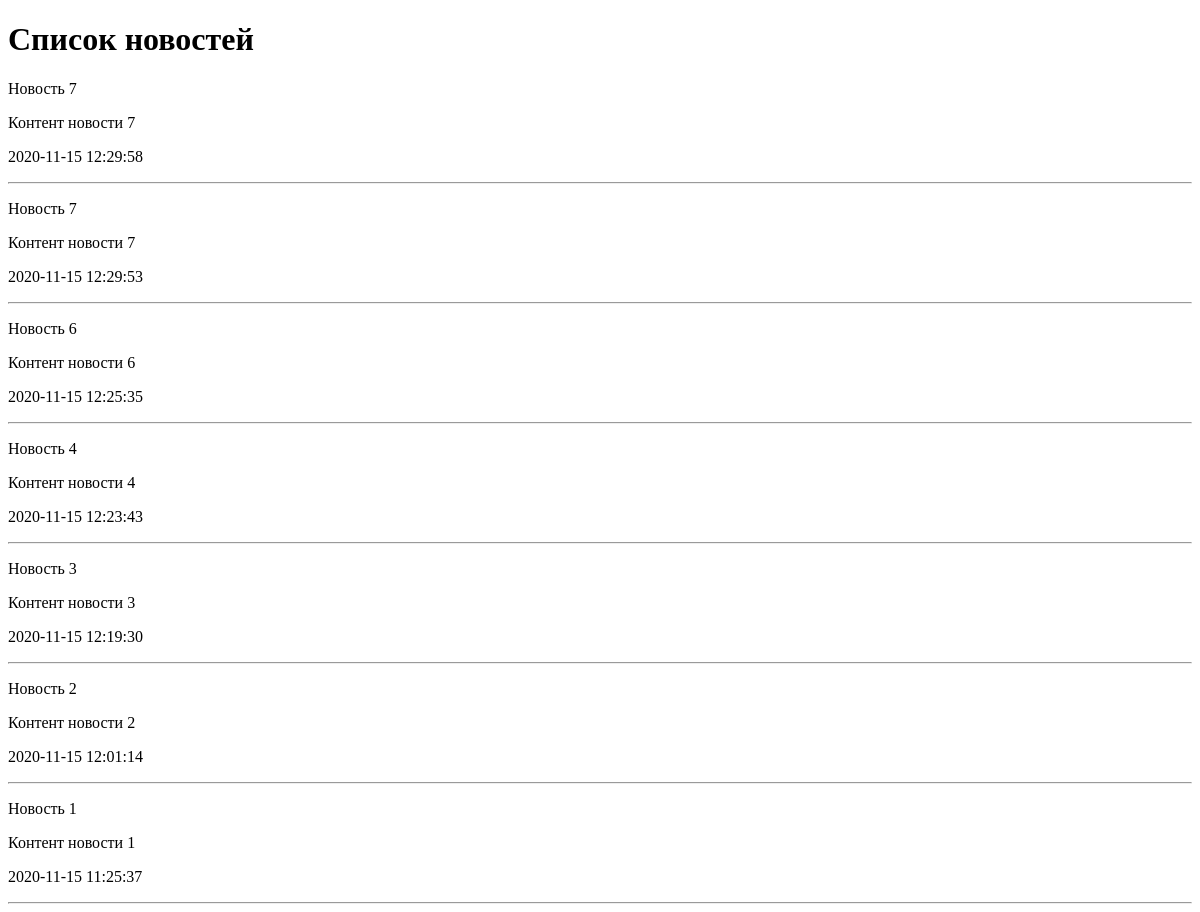
The app's page /, older data.
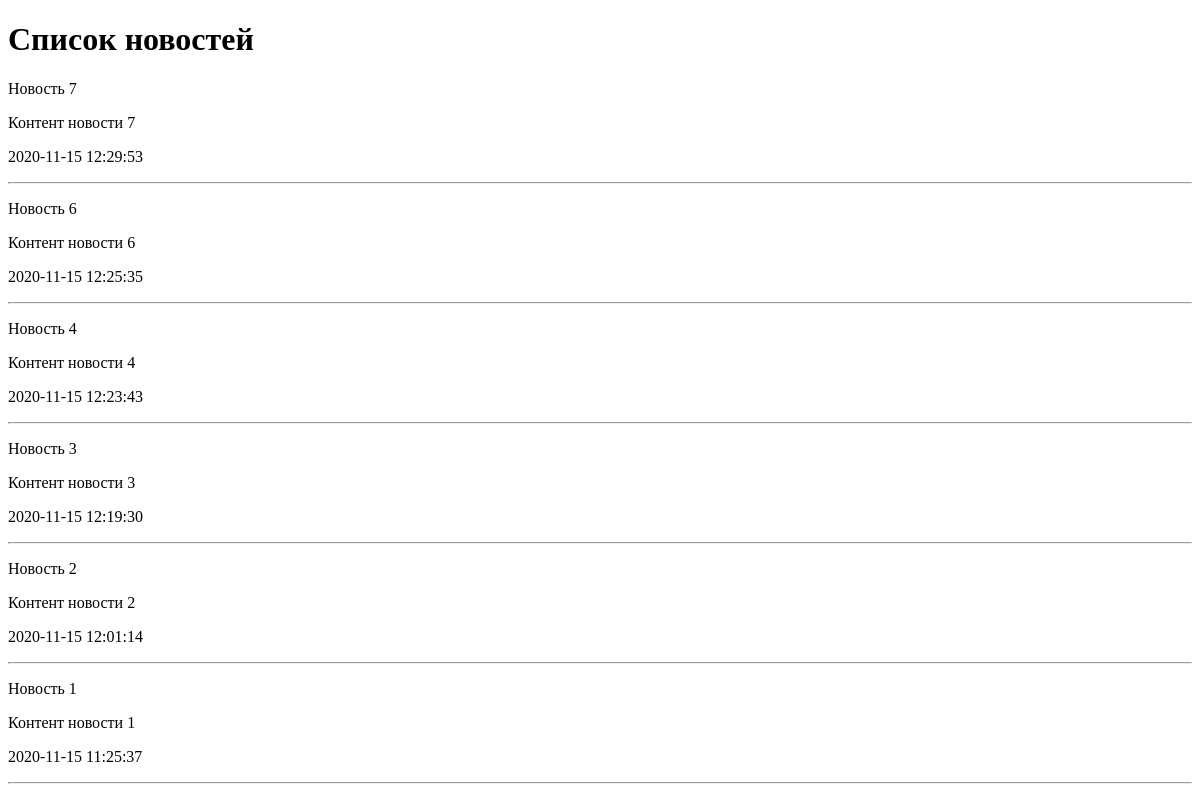
The same page, newer data.
### news/models.py (models this page shows, shortened)
class News(models.Model):
    title = models.CharField(max_length=150, verbose_name='Наименование')
    content = models.TextField(blank=True, verbose_name='Контент')
    created_at = models.DateTimeField(auto_now_add=True, verbose_name='Создано')
    updated_at = models.DateTimeField(auto_now=True, verbose_name='Обновлено')
    photo = models.ImageField(upload_to='photo/%Y/%m/%d/', verbose_name='Фото', blank=True)
    is_published = models.BooleanField(default=True, verbose_name='Опубликовано')
    class Meta:
        verbose_name = 'Новость'
        verbose_name_plural = 'Новости'
        ordering = ['-created_at']

### news/views.py (the view)
# urls.py: path('',index),
def index(request):
    print(request)
    news = News.objects.all()
    return render(request, 'news/index.html', {'news': news, 'title': 'Список новостей'})

### news/templates/news/index.html (shortened to what this page needs)
<!DOCTYPE html>
<html lang="en">
<head>
</head>
<body>
    <h1>{{ title }}</h1>
{% for item in news %}
    <div>
        <p>{{ item.title }}</p>
        <p>{{ item.content }}</p>
        <p>{{ item.created_at|date:"Y-m-d H:i:s"}}</p>
    </div>
    <hr>
{% endfor %}
</body>
</html>

Row changes from the older to the newer data that the page shows:
removed News: title "Новость 7", content "Контент новости 7", created_at "2020-11-15 12:29:58"
